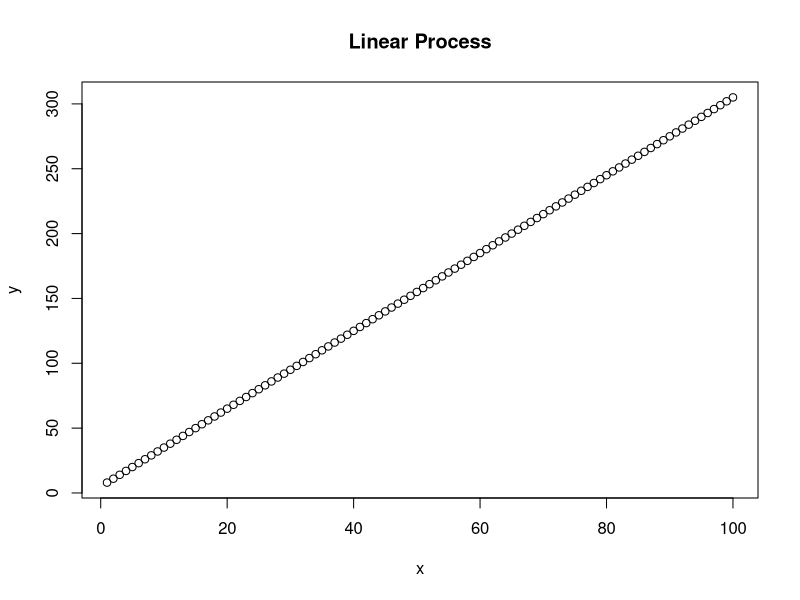
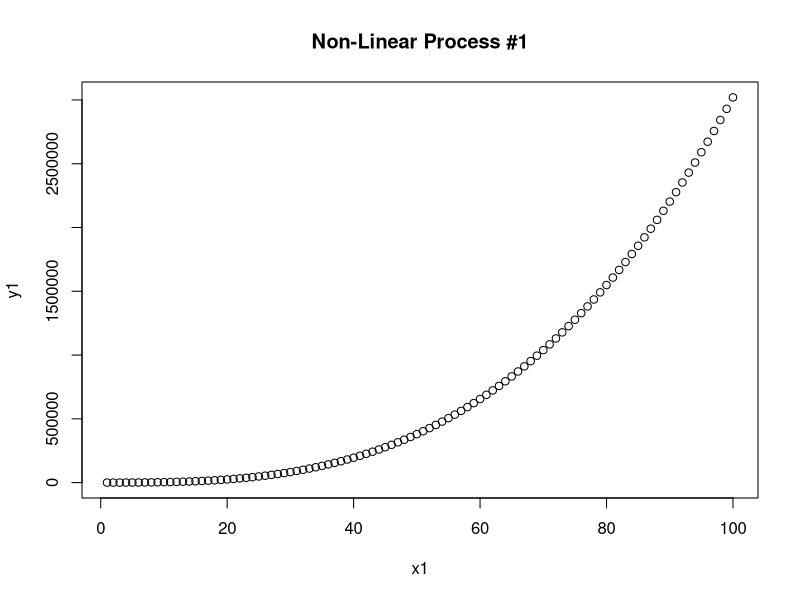
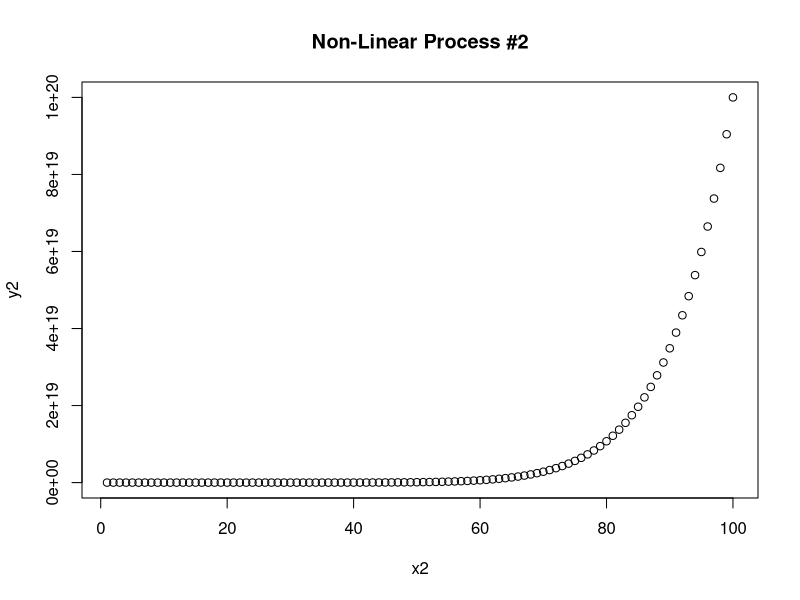
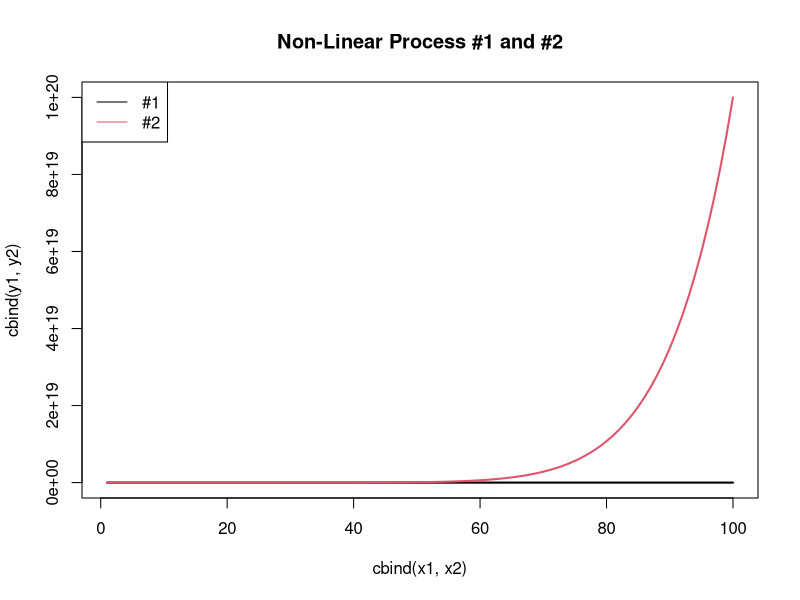
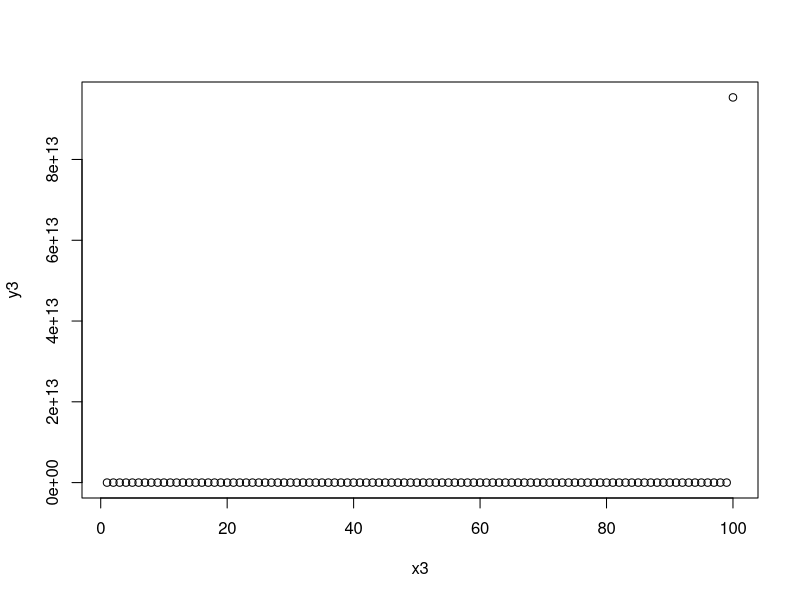

Source code (R) for these figures, in order:
############################################
#create a linear process
############################################

x <- c(1:100) #creates a vector of length 100 from 1 to 100
print(x)

y <- 5 + 3*x #transforms x to y through a linear process

cbind(x, y) #puts x and y into a matrix through "column-binding"

plot(x, y, main='Linear Process') #plots them and adds a title

?cor #help for R's correlation function
cor(x, y) #pearson is default
cor(x, y, method='spearman') #spearman

# pearson and spearman = 1

############################################
#create a monotonic, non-linear process - #1
############################################

x1 <- c(1:100)

y1 <- 5 + 0.5*x1 + 2*x1^2 + 3*x1^3

plot(x1, y1, main='Non-Linear Process #1')

cor(x1, y1)
cor(x1, y1, method='spearman')
#pearson is reduced, but still high
#spearman remains = 1

############################################
#create an obviously non-linear process - #2
############################################
x2 <- c(1:100)

y2 <- 5 + 0.5*x2 + 2*x2^2 + x2^10

plot(x2, y2, main='Non-Linear Process #2')

cor(x2, y2)
cor(x2, y2, method='spearman')
#pearson is pretty low
#spearman remains = 1

############################################
#compare #1 and #2 - scale can be deceiving:
############################################

#NOTE: this part is advanced - not expecting you to learn right now

matplot(cbind(x1, x2), cbind(y1, y2), main='Non-Linear Process #1 and #2', type='l', lty=1, lwd=2)
legend('topleft', leg=c('#1', '#2'), lty=1, col=1:2)
#1 doesn't even register

############################################
#create a stranger monotonic function:
############################################
x3 <- c(1:100)

?seq #help for sequence function
y3 <- seq(from = 0.001, by=0.0005, length=99)
print(y3)
length(y3)

y3 <- c(y3, 5^20) #adding one more value to y3
print(y3)
length(y3)
  
plot(x3, y3)

cor(x3, y3)
cor(x3, y3, method='spearman')
#pearson near zero
#spearman remains = 1

